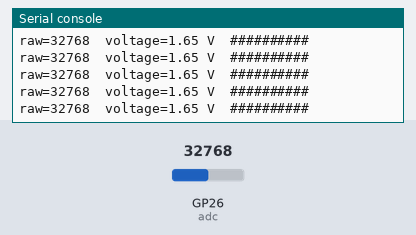
Bench run of a program on a simulated Raspberry Pi Pico running MicroPython. On the bench: the last lines printed to the serial console. The test bench sets the inputs (shaded band); at power-on: GP26 (adc) = 32768 (analog values on the 0–65535 scale).

Above: at 1.2 s.
1.3 s: GP26 (adc) set to 45874
At 1.68 s:
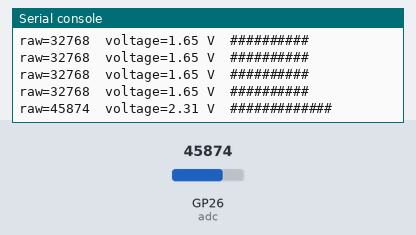
3.0 s: GP26 (adc) set to 57670
At 3.19 s:
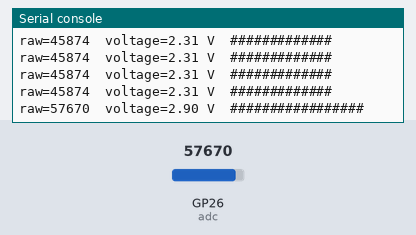
4.5 s: GP26 (adc) set to 65535
At 4.69 s:
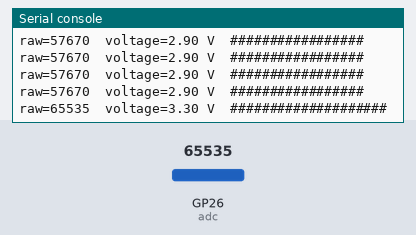
6.0 s: GP26 (adc) set to 32767
At 6.19 s:
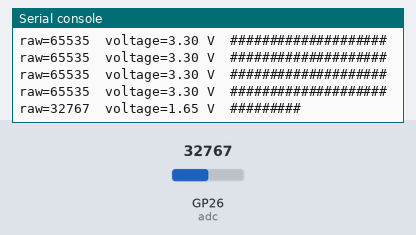
7.5 s: GP26 (adc) set to 19660
At 7.7 s:
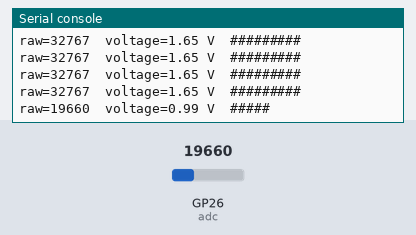
9.0 s: GP26 (adc) set to 7864
At 9.2 s:
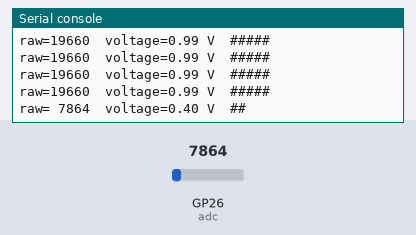

The program:

04_adc_potentiometer.py
```python
"""Lab 04: Show a potentiometer value and estimated voltage."""
from machine import ADC
from time import sleep_ms

adc = ADC(26)  # GP26 is ADC0.

while True:
    raw = adc.read_u16()
    volts = raw * 3.3 / 65535
    bar = "#" * (raw * 20 // 65535)
    print("raw={:5d}  voltage={:.2f} V  {:<20}".format(raw, volts, bar))
    sleep_ms(250)
```

Measured:
- after the input at 1.3 s, the serial console: prints a new line after 0.20 s (image 1)
- after the input at 3.0 s, the serial console: prints a new line at once (image 2)
- after the input at 4.5 s, the serial console: prints a new line at once (image 3)
- after the input at 6.0 s, the serial console: prints a new line at once (image 4)
- after the input at 7.5 s, the serial console: prints a new line at once (image 5)
- after the input at 9.0 s, the serial console: prints a new line at once (image 6)
